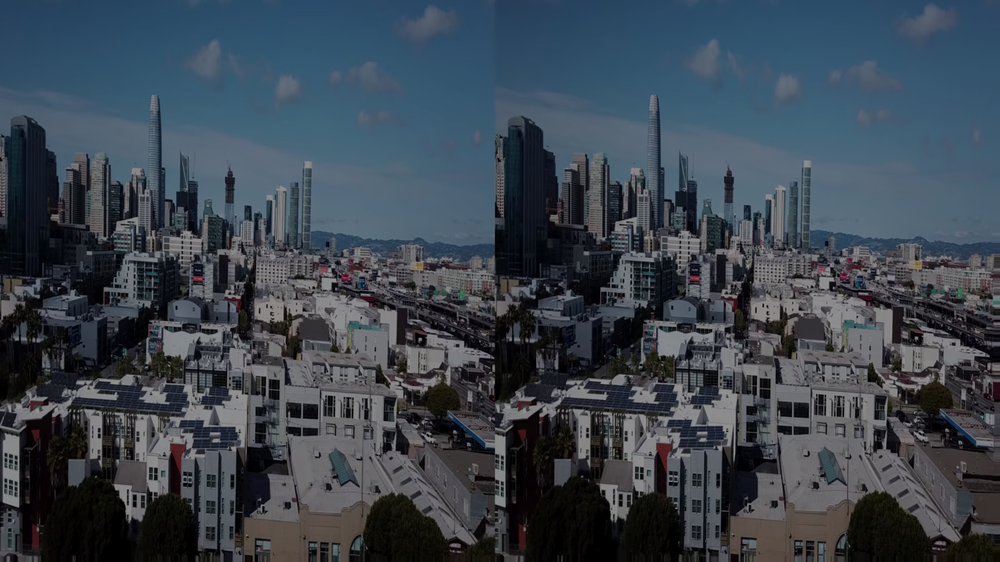
//> input picture pw2-cuda/gaussian.png, 1000 x 562 px, shrunk from 1920 x 1080 before the run
$ ./ex1-3-denoising gaussian.png 3 0.5 2   (built with g++ and OpenCV 4)
//> lines starting //> are read from the running program, lines starting //| are printed output that depends on the picture
#include <iostream>
#include <opencv2/opencv.hpp>
#include <cmath>
#include <chrono> // for high_resolution_clock
#include <omp.h>

using namespace std;

void applyDynamicGaussianFilter(
    const cv::Mat_<cv::Vec3f> &source,
    cv::Mat_<cv::Vec3b> &destination,
    const cv::Mat_<float> &detMatrixDivGFR,
    const float gaussianFactorRatio,
    const float sigma)
{
    float twoSigmaSquare = 2.0 * sigma * sigma;
    float twoPiSigmaSquare = M_PI * twoSigmaSquare;

#pragma omp parallel for
    for (int imRow = 0; imRow < source.rows; imRow++)
    {
        for (int imCol = 0; imCol < source.cols; imCol++)
        {
            // calculate kernel size
            float det = detMatrixDivGFR(imRow, imCol);
            det = max(det, 0.10f); // avoid division by zero
            int kernelSizeDiv2 = static_cast<int>(gaussianFactorRatio / det);

            // kernelSizeDiv2 = min(kernelSizeDiv2, 1); // limit kernel size to 10
            // kernelSizeDiv2 = max(min(kernelSizeDiv2, 1), 20); // limit kernel size to 10

            // dual loop for kernel
            cv::Vec3f pixelSum = cv::Vec3f(0.0, 0.0, 0.0);
            for (int kernelRow = -kernelSizeDiv2; kernelRow <= kernelSizeDiv2; kernelRow++)
            {
                int newRow = imRow + kernelRow;
                // consider the border
                newRow = min(max(newRow, 0), source.rows - 1);
                for (int kernelCol = -kernelSizeDiv2; kernelCol <= kernelSizeDiv2; kernelCol++)
                {
                    int newCol = imCol + kernelCol;
                    // consider the border
                    newCol = min(max(newCol, 0), source.cols - 1);
                    float weight = exp(-(float(kernelRow * kernelRow + kernelCol * kernelCol) / twoSigmaSquare)) / twoPiSigmaSquare;

                    pixelSum += source(newRow, newCol) * weight;
                }
            }
            destination(imRow, imCol) = pixelSum;
        }
    }
}

void calcDetCovarianceMatrix(
    const cv::Mat_<cv::Vec3f> &paddedSource,
    cv::Mat_<float> &detMatrix,
    const int neighborSizeDiv2)
{
    int squareNeighborSize = ((2 * neighborSizeDiv2 + 1) * (2 * neighborSizeDiv2 + 1));

#pragma omp parallel for
    for (int imRow = neighborSizeDiv2; imRow < paddedSource.rows - neighborSizeDiv2; imRow++)
    {
        for (int imCol = neighborSizeDiv2; imCol < paddedSource.cols - neighborSizeDiv2; imCol++)
        {
            // ーーーーーーーーーーーーーーーーーー
            // 1. calculate mean
            cv::Vec3f rgbMean = cv::Vec3f(0.0, 0.0, 0.0);
            for (int kernelRow = -neighborSizeDiv2; kernelRow <= neighborSizeDiv2; kernelRow++)
            {
                int newRow = imRow + kernelRow;
                for (int kernelCol = -neighborSizeDiv2; kernelCol <= neighborSizeDiv2; kernelCol++)
                {
                    int newCol = imCol + kernelCol;
                    rgbMean += paddedSource(newRow, newCol);
                }
            }

            rgbMean /= squareNeighborSize;

            // 2. calculate elements of Covariance Matrix
            cv::Vec3d diff;
            double Sbb = 0;
            double Sbg = 0;
            double Sbr = 0;
            double Sgg = 0;
            double Sgr = 0;
            double Srr = 0;
            for (int kernelRow = -neighborSizeDiv2; kernelRow <= neighborSizeDiv2; kernelRow++)
            {
                int newRow = imRow + kernelRow;
                for (int kernelCol = -neighborSizeDiv2; kernelCol <= neighborSizeDiv2; kernelCol++)
                {
                    int newCol = imCol + kernelCol;
                    // pixel-wise diff between pixel-value(RGB) and mean
                    diff = paddedSource(newRow, newCol) - rgbMean;
                    Sbb += diff(0) * diff(0);
                    Sbg += diff(0) * diff(1);
                    Sbr += diff(0) * diff(2);
                    Sgg += diff(1) * diff(1);
                    Sgr += diff(1) * diff(2);
                    Srr += diff(2) * diff(2);
                }
            }

            // 3. calculate determinant
            float det = (Sbb * Sgg * Srr) + 2 * (Sbg * Sbr * Sgr) - (Sbb * Sgr * Sgr + Sgg * Sbr * Sbr + Srr * Sbg * Sbg);
            det /= squareNeighborSize * squareNeighborSize * squareNeighborSize;

            // 5. store determinant
            detMatrix(imRow - neighborSizeDiv2, imCol - neighborSizeDiv2) = det;
        }
    }

    // min-max scaling
    double minVal, maxVal;
    cv::Point minLoc, maxLoc;
    cv::minMaxLoc(detMatrix, &minVal, &maxVal, &minLoc, &maxLoc);
    cout << "minVal: " << minVal << endl;
    cout << "maxVal: " << maxVal << endl;

    detMatrix = (detMatrix - minVal) / (maxVal - minVal);
    // calculate mean value
    // cv::Scalar mean = cv::mean(detMatrix);
    // cout << "mean: " << mean[0] << endl;
}

int main(int argc, char **argv)
{
    if (argc < 5)
    {
        cout << "Usage: " << argv[0] << " <image> <neighborSizeDiv2> <gaussianFactorRatio> <[nbThreads]>" << endl;
        return -1;
    }

    char *filename = argv[1];
    int neighborSizeDiv2 = atoi(argv[2]);
    float gaussianFactorRatio = atof(argv[3]);
    float sigma = atof(argv[4]);

    int nbThreads = -1;
    if (argc == 6)
        nbThreads = atoi(argv[5]);

    if (nbThreads != -1)
        omp_set_num_threads(nbThreads);

    cout << "ARGS:" << endl;
    cout << "ARGC:" << argc << endl;
    cout << "filename: " << filename << endl;
    cout << "neighborSizeDiv2: " << neighborSizeDiv2 << endl;
    cout << "gaussianFactorRatio: " << gaussianFactorRatio << endl;
    cout << "sigma: " << sigma << endl;
    cout << "nbThreads: " << nbThreads << endl;
    cout << "----------------------------------------" << endl;

    const cv::Mat_<cv::Vec3f> source = cv::imread(filename, cv::IMREAD_COLOR);

    cv::Mat_<float> detMatrix(source.rows, source.cols);

    // make padded image
    // use `same` padding
    cv::Mat_<cv::Vec3f> paddedSource = cv::Mat_<cv::Vec3f>(source.rows + 2 * neighborSizeDiv2, source.cols + 2 * neighborSizeDiv2);
    cv::copyMakeBorder(source, paddedSource, neighborSizeDiv2, neighborSizeDiv2, neighborSizeDiv2, neighborSizeDiv2, cv::BORDER_REPLICATE);
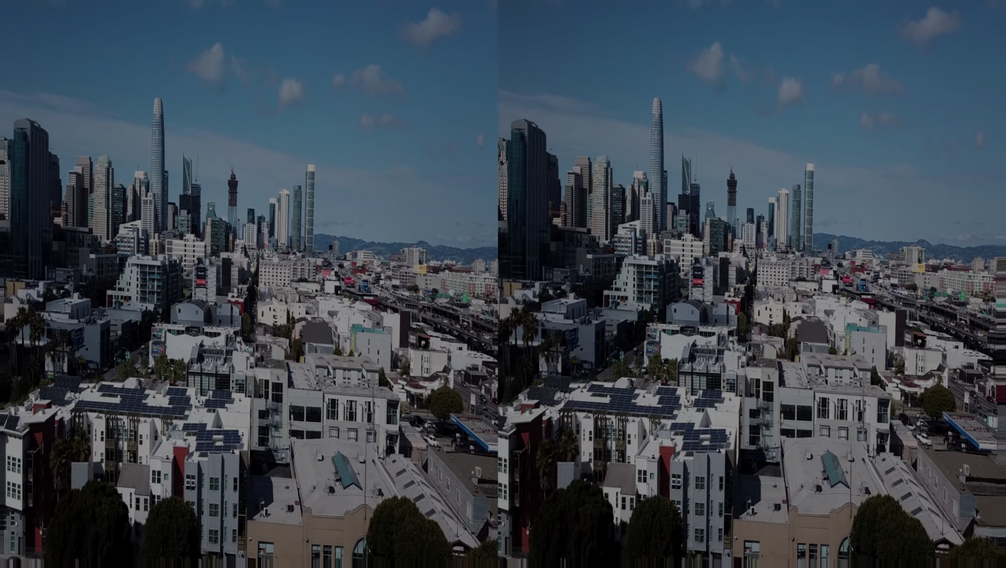
//> paddedSource: 568 rows x 1006 cols, CV_32FC3; mean B, G, R 79.5, 69.3, 59.6

    cv::Mat_<cv::Vec3b> destination = cv::Mat_<cv::Vec3b>(source.rows, source.cols);

    int kernelSizeDiv2;

    auto begin = chrono::high_resolution_clock::now();

    // Iteration for benchmarking
    const int iter = 1;
    for (int it = 0; it < iter; it++)
    {

        // calculate determinant of covariance matrix
        calcDetCovarianceMatrix(paddedSource, detMatrix, neighborSizeDiv2);

        // calculate gaussian
        applyDynamicGaussianFilter(source, destination, detMatrix, gaussianFactorRatio, sigma);
    }
//> this loop made 1 pass
//> pass 1, `calcDetCovarianceMatrix(paddedSource, detMatrix, neighborSizeDiv2);`:
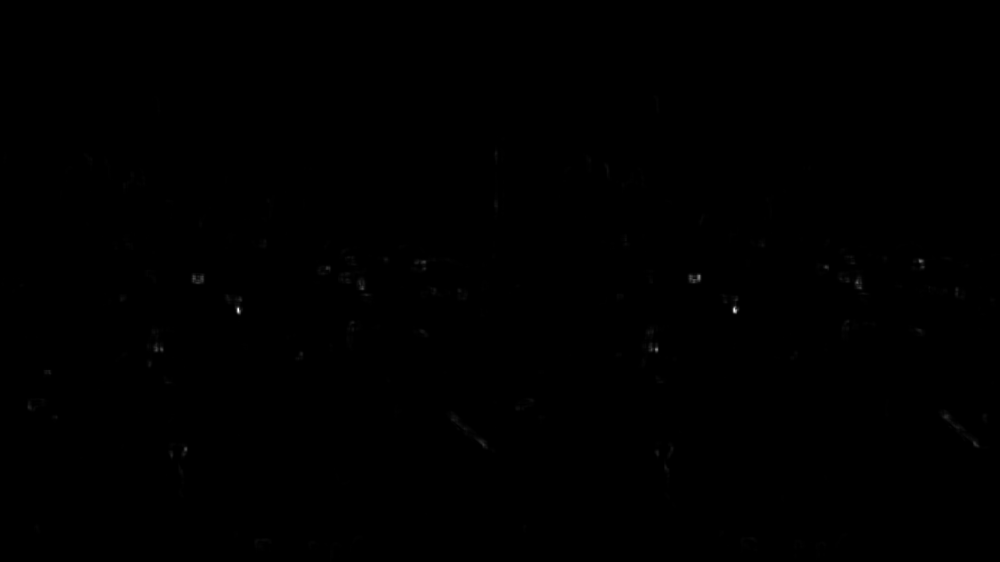
//> detMatrix: 562 rows x 1000 cols, CV_32FC1; min 0, max 1, mean 0.000753
//> pass 1, `applyDynamicGaussianFilter(source, destination, detMatrix, gaussianFac..`:
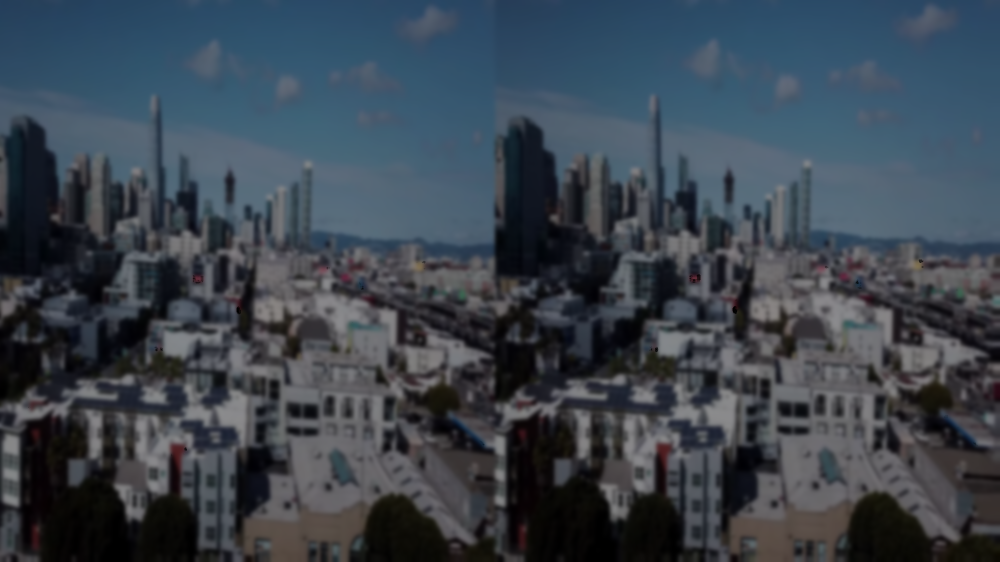
//> destination: 562 rows x 1000 cols, CV_8UC3; mean B, G, R 78.9, 68.9, 59.3

    auto end = std::chrono::high_resolution_clock::now();
    std::chrono::duration<double> diff = end - begin;

    cout << "Total time: " << diff.count() << " s" << endl;
    cout << "Time for 1 iteration: " << diff.count() / iter << " s" << endl;
    cout << "IPS: " << iter / diff.count() << endl;

    cv::Mat_<cv::Vec3b> destinationUchar;
    destination.convertTo(destinationUchar, CV_8UC3);
    cv::imwrite("results/image_original.png", source);
    cv::imwrite("results/image_det.png", detMatrix * 255);
    cv::imwrite("results/image_denoised.png", destinationUchar);

    return 0;
}
